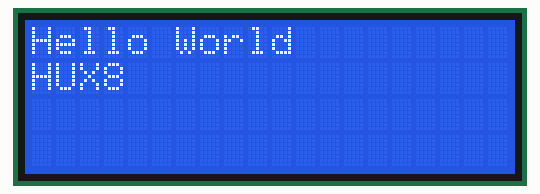
The program below on a simulated Raspberry Pi (BCM pin numbers). Parts: 20×4 character LCD. Library files of the repository ran but are not shown: I2C_LCD_driver.py. At 29.9 s the program stops and its outputs stay as they are.

Above: at 0.3 s.
At 1.4 s:
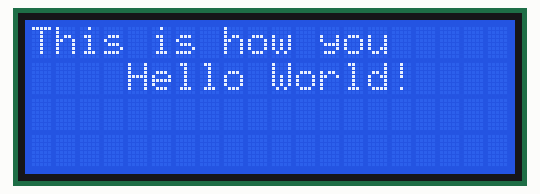
At 2.5 s:
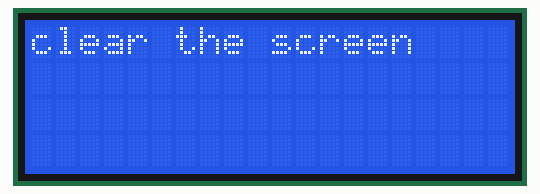
At 9.28 s:
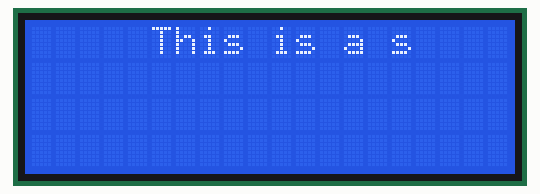
At 15.85 s:
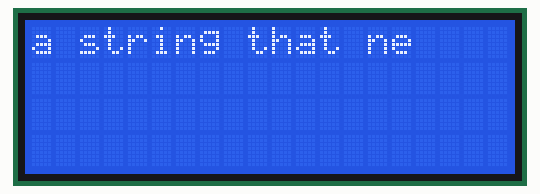
At 29.2 s:
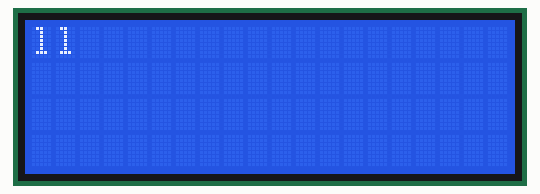

The program:

lcd.py
```python
import I2C_LCD_driver
from time import *
mylcd = I2C_LCD_driver.lcd()
mylcd.lcd_display_string("Hello World",1)

mylcd.lcd_display_string("안녕하세요",2)
sleep(1)

mylcd.lcd_clear()

mylcd.lcd_display_string("This is how you", 1)
mylcd.lcd_display_string(" Hello World!", 2, 3)
sleep(1)

mylcd.lcd_clear()

mylcd.lcd_display_string("clear the screen", 1)
sleep(1)

mylcd.lcd_clear()

str_pad =  " " * 16
my_long_string = "This is a string that needs to scroll"
my_long_string = str_pad + my_long_string

for i in range (0, len(my_long_string)):
    lcd_text = my_long_string[i:(i+16)]
    mylcd.lcd_display_string(lcd_text,1)
    sleep(0.4)
    mylcd.lcd_display_string(str_pad,1)
```

Measured:
- what the display in image 0 shows lasts 1.0 s, from 0.3 s to 1.3 s
